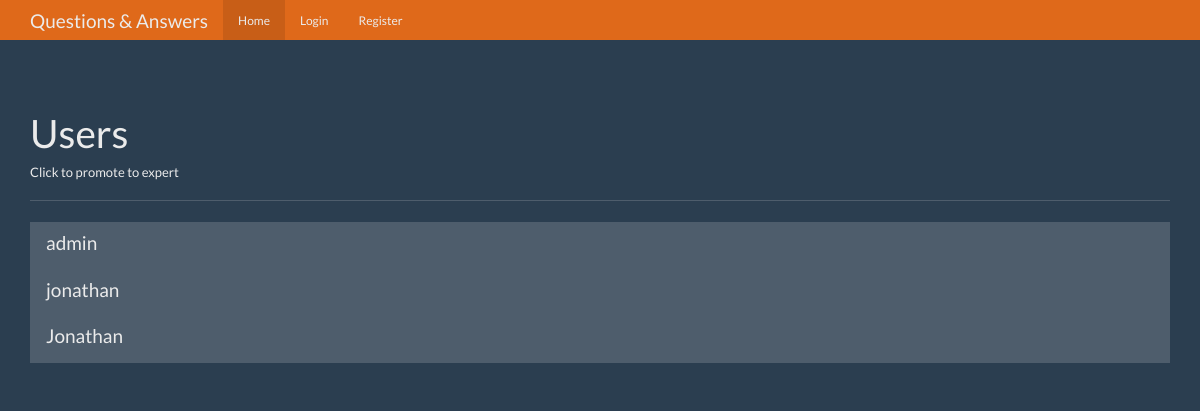
/users, run on an earlier commit of the app's database.
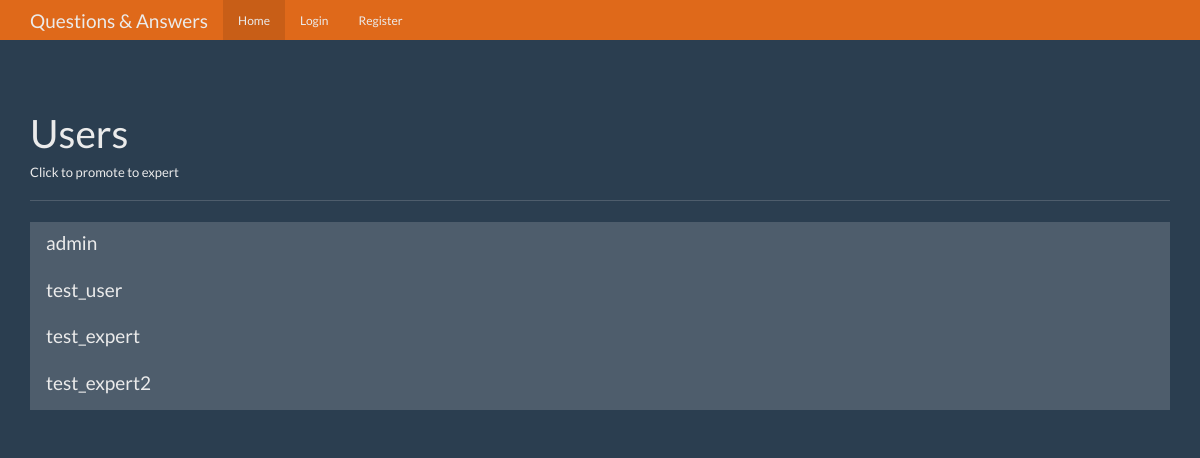
And on a later commit of the database.
### tables this page shows
CREATE TABLE users (
    id integer primary key autoincrement,
    name text not null,
    password text not null,
    expert boolean not null,
    admin boolean not null
);

### app.py (the view)
@app.route("/users")
def users():
    user = get_current_user()
    db = get_db()
    user_cur = db.execute("select id, name,expert, admin from users")
    users_results = user_cur.fetchall()
    return render_template("users.html", user=user, users=users_results)

### app.py (called while the page is built, shortened)
def get_current_user():
    user_result = None
    return user_result

### database.py (called while the page is built)
def connect_db():
    sql = sqlite3.connect("/home/jonathan/oreilly/flask/question_answer/questions.db")
    sql.row_factory = sqlite3.Row
    return sql

def get_db():
    if not hasattr(g, "sqlite_db"):
        g.sqlite_db = connect_db()
    return g.sqlite_db

### templates/users.html (shortened to what this page needs)
{% extends "base.html" %}
{% from "show_links.html" import show_links %}
{% block nav %}
{{ show_links(user) }}
{% endblock %}
{% block body %}
<div class="page-header">
  <h1>Users</h1>
  <h6>Click to promote to expert</h6>
</div>
<div class="row">
  <div class="col-lg-12">
    <div class="list-group">
      {% for user in users %}
      <a href="{{ url_for('promote', user_id=user['id']) }}"
        class="list-group-item {% if user['expert'] == 1 %} active {% endif %}">
        <h4 class="list-group-item-heading">{{ user['name'] }}</h4>
      </a>
      {% endfor %}
    </div>
  </div>
</div>
{% endblock %}

### templates/base.html (shortened to what this page needs)
<!DOCTYPE html>
<html lang="en">
  <head>
    <link href="{{ url_for('static', filename='bootstrap.min.css') }}" rel="stylesheet">
    <link href="{{ url_for('static', filename='theme.css') }}" rel="stylesheet">
  </head>
  <body>
    <nav class="navbar navbar-inverse navbar-fixed-top">
      <div class="container">
        <div class="navbar-header">
          <a class="navbar-brand" href="{{ url_for('index') }}">Questions & Answers</a>
        </div>
        <div id="navbar" class="navbar-collapse collapse">
        {% block nav %}{% endblock %}
        </div>
      </div>
    </nav>
    <div class="container theme-showcase" role="main">
    {% block body %}{% endblock %}
    </div>
  </body>
</html>

### templates/show_links.html (shortened to what this page needs)
{% macro show_links(user) %}
<ul class="nav navbar-nav">
    <li class="active"><a href="{{ url_for('index') }}">Home</a></li>
    {% if not user %}
    <li><a href="{{ url_for('login') }}">Login</a></li>
    <li><a href="{{ url_for('register') }}">Register</a></li>
    {% endif %}
</ul>
{% endmacro %}

### static/theme.css (style rules this page uses)
body { padding-top: 70px; padding-bottom: 30px; }

What changed in the data, as far as the page shows it:
removed users: name "jonathan"
removed users: name "Jonathan"
added users: name "test_user"
added users: name "test_expert"
added users: name "test_expert2"
